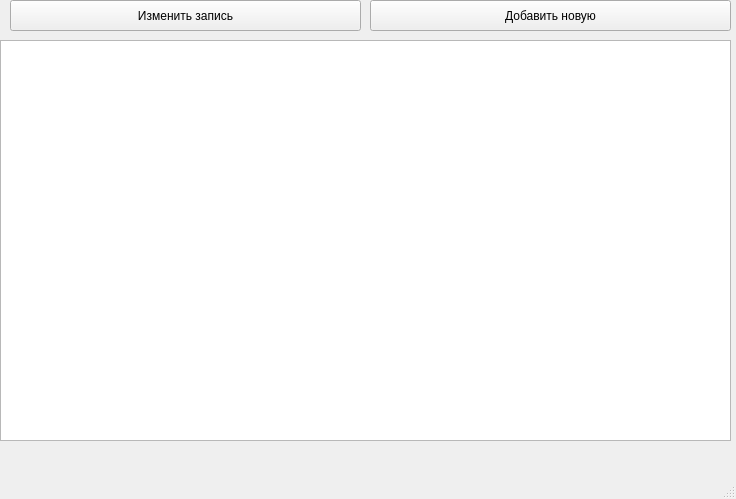
<?xml version="1.0" encoding="UTF-8"?>
<ui version="4.0">
 <class>MainWindow</class>
 <widget class="QMainWindow" name="MainWindow">
  <property name="geometry">
   <rect>
    <x>0</x>
    <y>0</y>
    <width>736</width>
    <height>499</height>
   </rect>
  </property>
  <property name="windowTitle">
   <string>MainWindow</string>
  </property>
  <widget class="QWidget" name="centralwidget">
   <widget class="QTableWidget" name="tableWidget">
    <property name="geometry">
     <rect>
      <x>0</x>
      <y>40</y>
      <width>731</width>
      <height>401</height>
     </rect>
    </property>
   </widget>
   <widget class="QPushButton" name="pushButton">
    <property name="geometry">
     <rect>
      <x>10</x>
      <y>0</y>
      <width>351</width>
      <height>31</height>
     </rect>
    </property>
    <property name="text">
     <string>Изменить запись</string>
    </property>
   </widget>
   <widget class="QPushButton" name="pushButton_2">
    <property name="geometry">
     <rect>
      <x>370</x>
      <y>0</y>
      <width>361</width>
      <height>31</height>
     </rect>
    </property>
    <property name="text">
     <string>Добавить новую</string>
    </property>
   </widget>
  </widget>
  <widget class="QMenuBar" name="menubar">
   <property name="geometry">
    <rect>
     <x>0</x>
     <y>0</y>
     <width>736</width>
     <height>18</height>
    </rect>
   </property>
  </widget>
  <widget class="QStatusBar" name="statusbar"/>
 </widget>
 <resources/>
 <connections/>
</ui>
